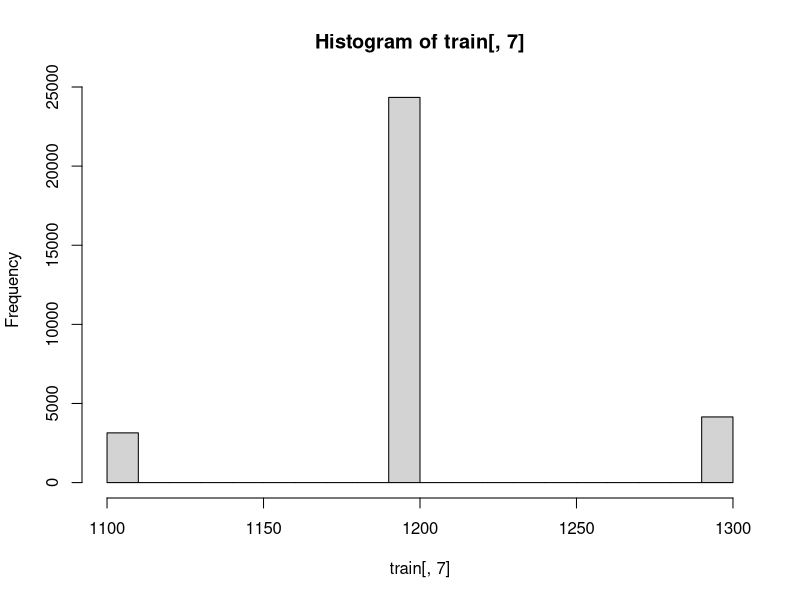
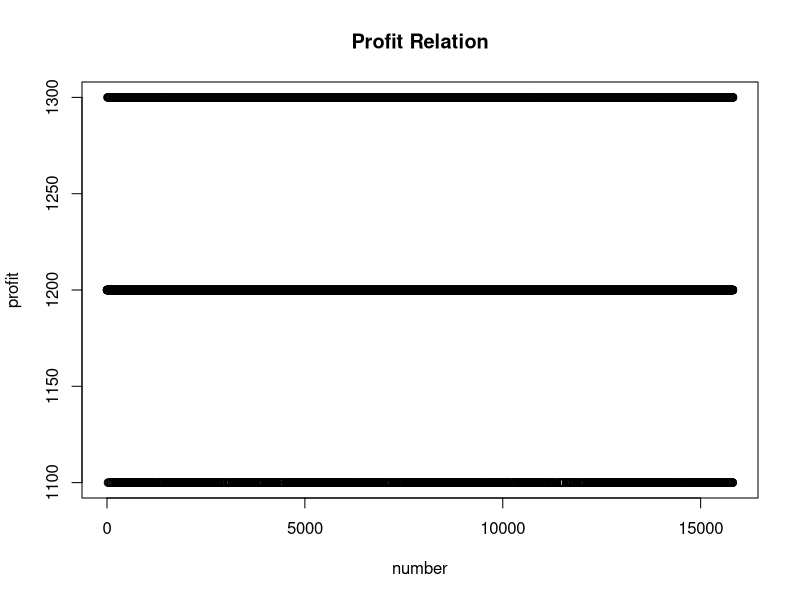
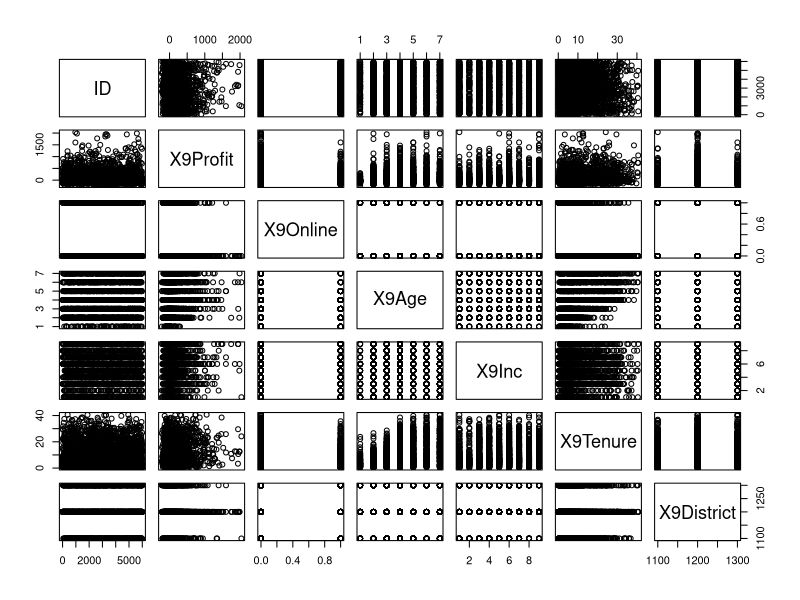
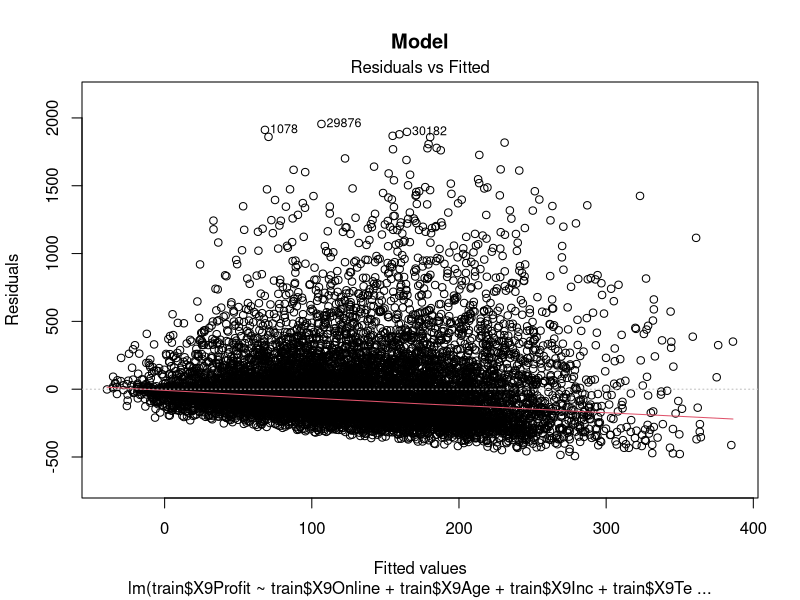
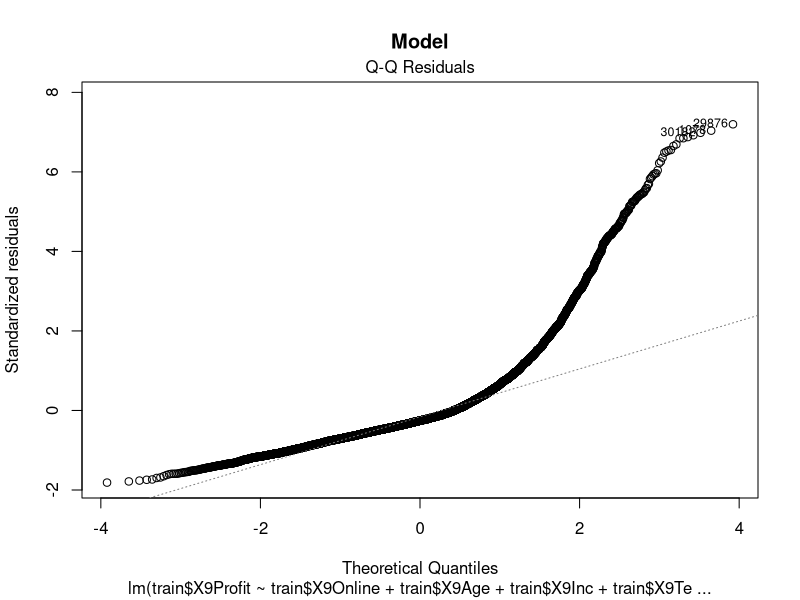
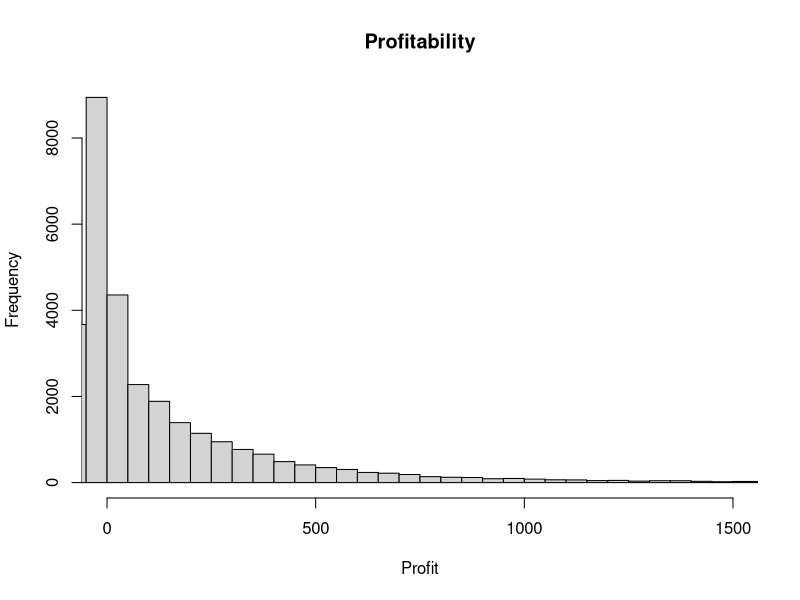
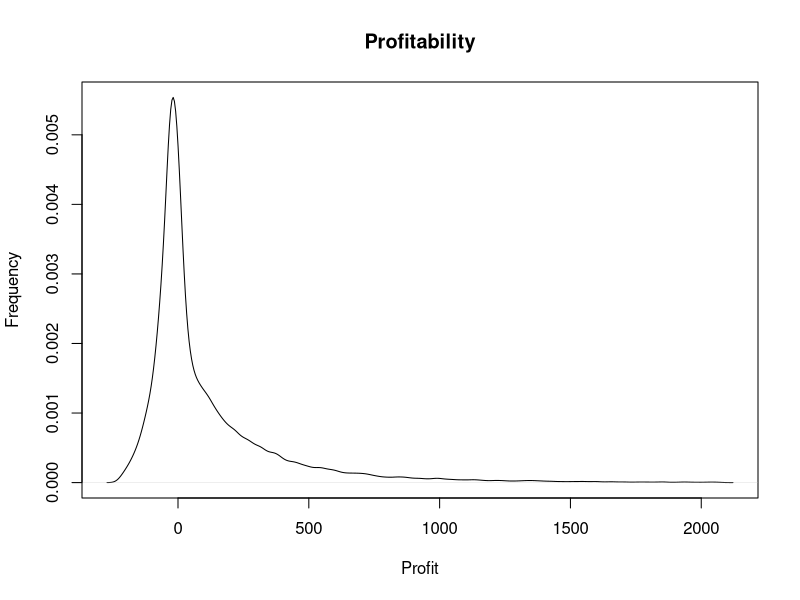
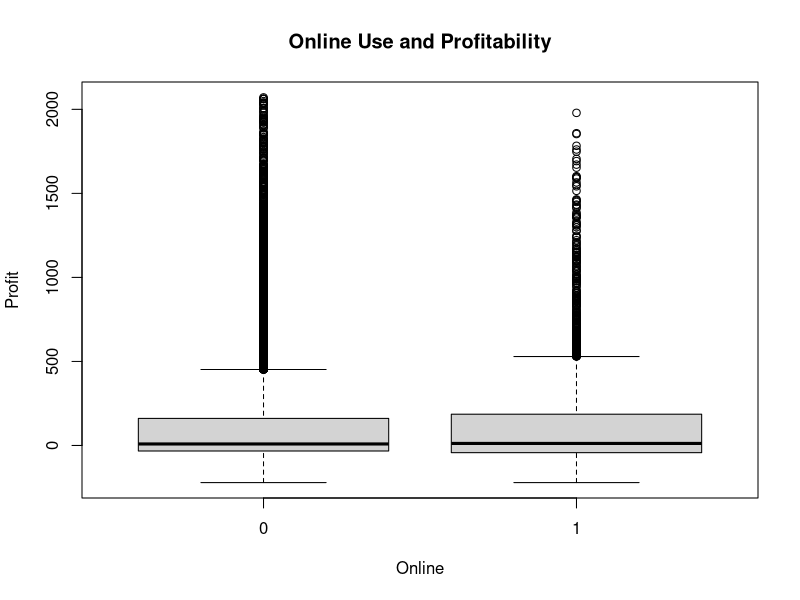

The R script that drew these images, in order:
## ---- chunk 1
knitr::opts_chunk$set(echo = TRUE)
## ---- chunk 2
###< CODE 1. CONFIDENCE INTERVERAL >
pcData = read.csv("PilgrimCaseData.csv")

listProfit = pcData$X9Profit
mean(listProfit)
listAge_Profit <- matrix(c(pcData$X9Age,pcData$X9Inc,pcData$X9Profit), ncol = 3)
listAge_Profit_NoNA = listAge_Profit[!is.na(listAge_Profit[,1]),]
listAge_Profit_NoNA = listAge_Profit_NoNA[!is.na(listAge_Profit_NoNA[,2]),]
listAge_Profit_NoNA = listAge_Profit_NoNA[!is.na(listAge_Profit_NoNA[,1]),]
View(listAge_Profit_NoNA)
length(listAge_Profit_NoNA)
mean_WNA = mean(listAge_Profit[,3])

mean_NoNA = mean(listAge_Profit_NoNA[,3])
sd_NONA = sd(listAge_Profit_NoNA[,3])
size_NoNA = length(listAge_Profit_NoNA) / 3
var_NoNA = var(listAge_Profit_NoNA[,3])

t.test(listAge_Profit[,3],listAge_Profit_NoNA[,3],paired = FALSE)

###< CODE 2. TABLE >
pilgrim <- matrix(c("9Profit", "9Online", "9Age", "9Inc", "9Tenure", "9District", "21", "0", "not available", "6.33", "1200", "-6", "0", "6", "3", "29.50", "1200", "-49", "1", "5", "5", "26.41", "1100", "-4", "0", "not available", "not available", "2.25", "1300", "...", "...", "...", "...", "...", "...", "92", "1", "1", "6", "5.41", "1200", "124", "0", "3", "6", "17.50", "1300", "111.50", "0.12", "4.05", "5.46", "10.16", "n/a", "272.84", "0.33", "1.64", "2.35", "8.45", "n/a"), ncol = 6, byrow = TRUE)
colnames(pilgrim) <- c("1999 Annual Profit", "1999 Online Usage", "1999 Age Bucket (1-7)", "1999 Income Bucket (1-9)", "1999 Tenure Years", "1999 Geographic Region (1100, 1200, or 1300)")
rownames(pilgrim) <- c(" ", "1", "2", "3", "4", "...", "31,633", "31,634", "Mean", "Standard Deviation")
pilgrim <- as.table(pilgrim)
pilgrim

###< CODE 3. REGRESSION >
#set the working directory
train <- read.csv("PilgrimCaseData.csv")

# dimension of the data
dim(train)
colnames(train)
hist(train[, 7])


#randomly divide the dataset into two parts
number<- c(sample(31634, 15817))
num<- sort(number) #Sort the variables to make it easier to compare the prediction with the real graph
train<- train[num,] #use the training set to form a linear relationship
remain<- train[-num,] #use the remaining set to test the linear formular; the test currently does not exist

# observe what data looks like
plot(train[, 7],type='p',ylab='profit', xlab='number', col='black', main='Profit Relation')
pairs(train[1:3000,1:7])

model <- lm(formula = train$X9Profit ~ train$X9Online + train$X9Age + train$X9Inc + train$X9Tenure + train$X9District +I(train$X9Online^2) + I(train$X9Age^2) + I(train$X9Inc^2) + I(train$X9Tenure^2) + I(train$X9District^2),data = train)
plot(model, main = "Model", which = c(1, 2))
summary(model)

###< CODE 4. HISTOGRAM, DENSITY PLOT, AND BOX PLOT >
library(readr)
pilgrim <- read_csv("PilgrimCaseData.csv")
View(pilgrim)


hist(pilgrim$`9Profit`, n=50, xlab="Profit", ylab="Frequency", main="Profitability", xlim=c(0,1500))


plot(density(pilgrim$`9Profit`), main = "Profitability", xlab = "Profit", ylab = "Frequency")

boxplot(pilgrim$`9Profit`~ pilgrim$`9Online`, xlab = "Online", ylab = "Profit", main="Online Use and Profitability")
## ---- chunk 3

